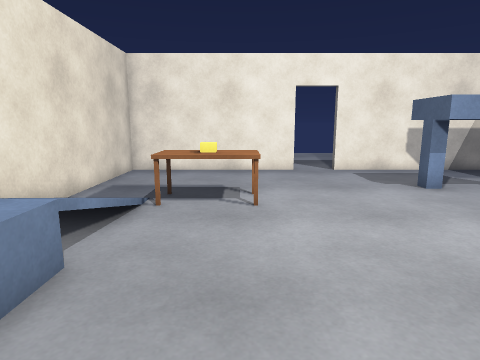
[1] (above)

12 first-person views from a walk through a Unity game level. The camera is 1.2 m above the floor, tilts 10° down and sees 75° across. The floor is counted in squares, 0.5 m on a side. Each view is taken from the middle of a square. On the plan, view 1 faces up. The plan holds only what a view shows up to about 19 squares ahead; the rest is blank. The place goes on beyond the plan. The player character is not drawn. Door leaves are left out, so doorways stand open.

[2]
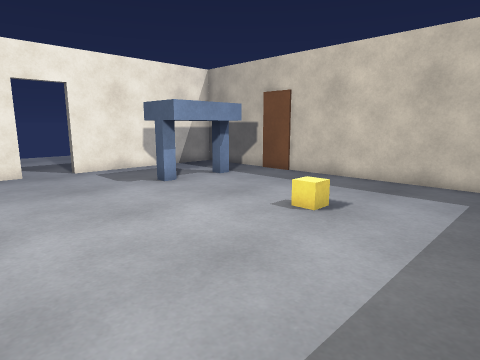

[3]
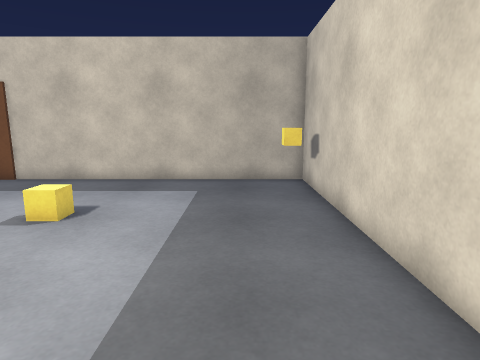

[4]
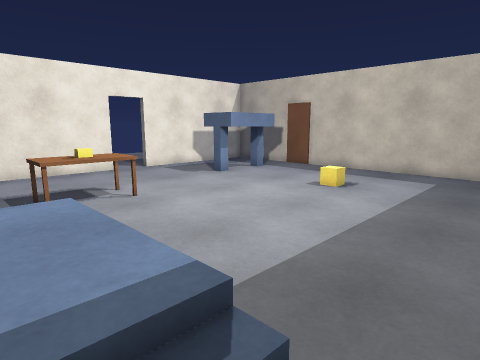

[5]
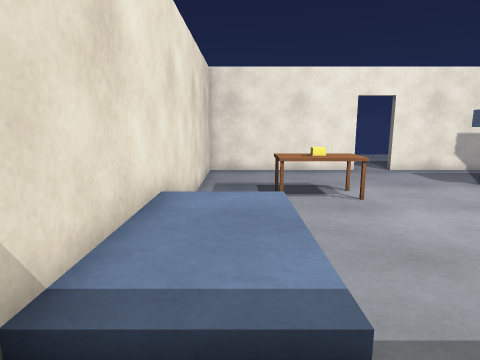

[6]
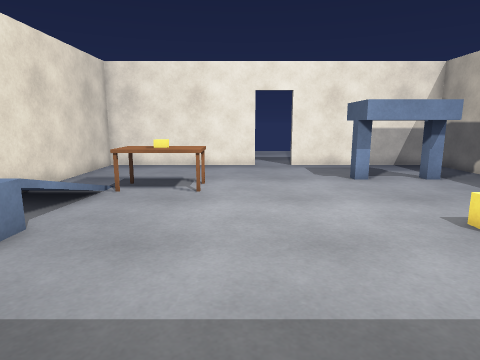

[7]
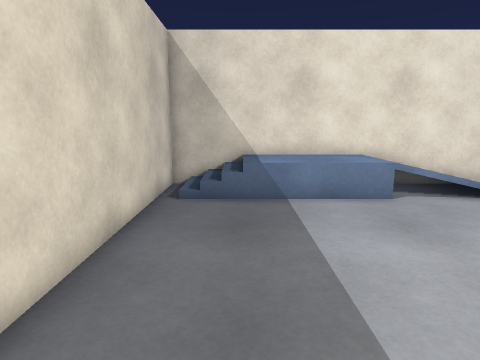

[8]
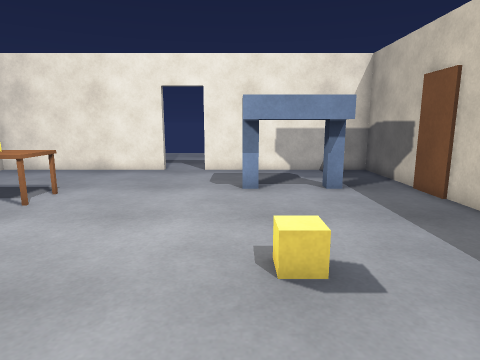

[9]
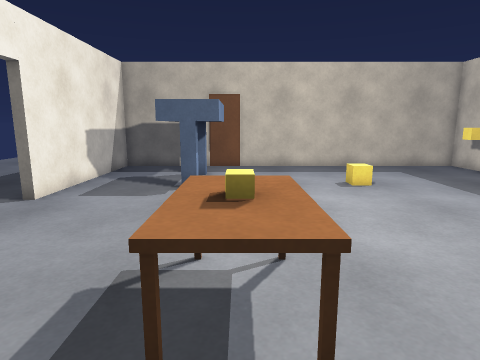

[10]
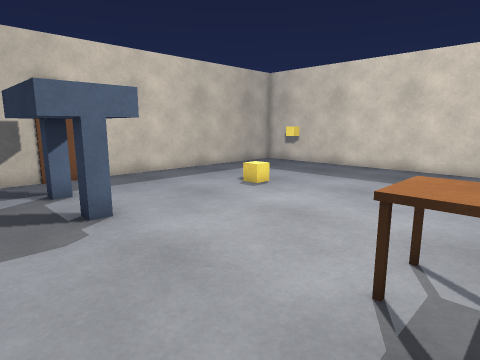

[11]
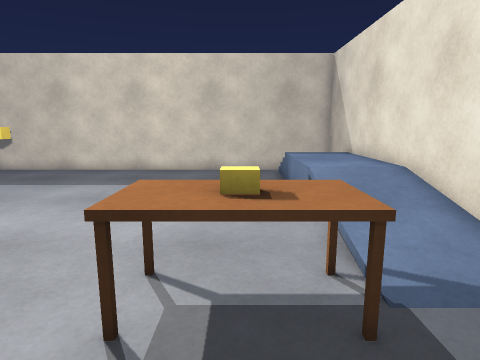

[12]
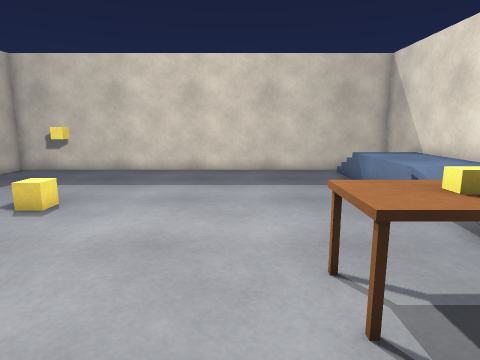

### Floor plan
Key: @ floor where view 1 was taken; # wall or solid block; . main floor; : floor 0.25 m higher than the main floor; + floor 0.5 m higher than the main floor; / step, stairs or slope; D open door; = window, fence, low wall or low ledge; O other object.
Columns run from 6 left of view 1 to 14 right of it. Each row starts with its distance up from view 1.
 22                  .
 21           ..   ...
 20           ... ..
 19          ......
 18          ....
 17 #########DDD#########
 16 #...................#
 15 #...................#
 14 #...................#
 13 #............OOOOO..#
 12 #............OOOOO..#
 11 #..OOOOO.....OOOOO..#
 10 #..OOOOO............#
  9 #::OOOOO............#
  8 #::/................#
  7 #::/................#
  6 #++/................#
  5 #++...........O.....#
  4 #++.................#
  3 #++.................#
  2 #++.................#
  1 #++.................#
  0 #//=..@.............#
 -1 #///................#
 -2 #///.............O..#
 -3 #####################

Where each view was taken, in squares from view 1:
view 1: 0 up, 0 right, facing up
view 2: 0 up, 0 right, facing up-right
view 3: 0 up, 0 right, facing right
view 4: 2 down, 5 left, facing up-right
view 5: 2 down, 4 left, facing up
view 6: 2 down, 2 right, facing up
view 7: 0 up, 7 right, facing left
view 8: 0 up, 7 right, facing up
view 9: 10 up, 5 left, facing right
view 10: 15 up, 1 left, facing down-right
view 11: 14 up, 1 left, facing down
view 12: 14 up, 2 right, facing down
